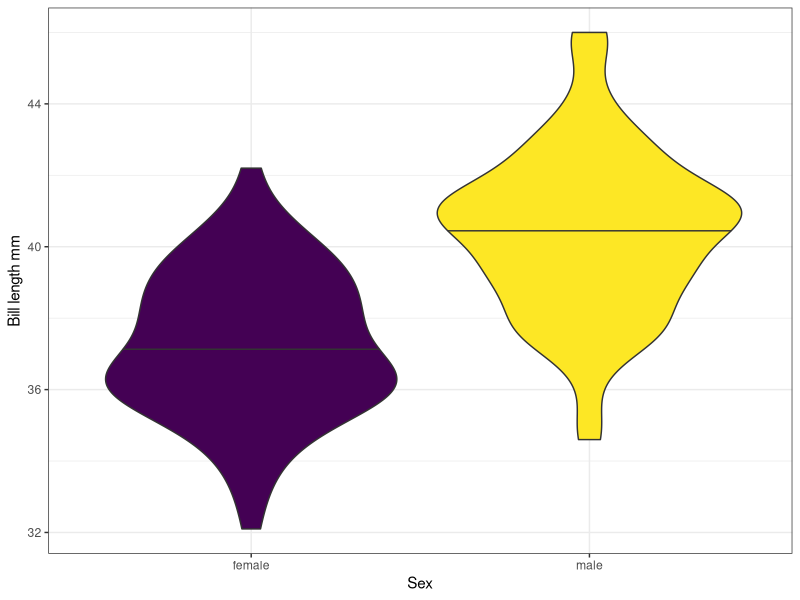
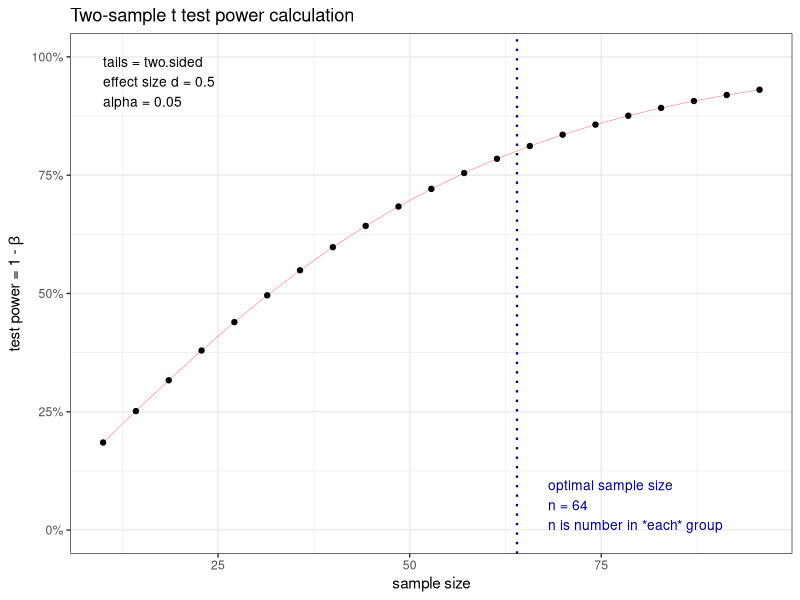

Recreate these plots in R, in order.
## ---- chunk 1
knitr::opts_chunk$set(echo = TRUE)

#activate packages - best done in setup chunk to avoid startup messages being printed
library(tidyverse)
# load data  - or use library(palmerpenguins)
data(penguins, package = "palmerpenguins")

# set default theme
theme_set(theme_bw())
## ---- chunk 2
gentoo <- penguins |> 
  filter(species == "Gentoo")

min(gentoo$bill_length_mm, na.rm= TRUE)
# OR
gentoo |> 
  drop_na(bill_length_mm) |> 
  summarise(
    min_bill_len = min(bill_length_mm),
    max_bill_len = max(bill_length_mm),
    range = max_bill_len - min_bill_len
  )
## ---- chunk 3
penguins |> 
  drop_na(body_mass_g) |>
  group_by(species) |> 
  summarise(
    mean_mass = mean(body_mass_g),
    median_mass = median(body_mass_g)
  )

## ---- chunk 4
penguins |> 
  drop_na(body_mass_g) |>
  group_by(species) |> 
  summarise(
    var_mass = var(body_mass_g),
    sd_mass = sd(body_mass_g)
  )


## ---- chunk 5
penguins |> 
  drop_na(body_mass_g) |>
  group_by(species) |> 
  summarise(
    sd_mass = sd(body_mass_g),
    n = n(),
    se_mass = sd_mass/sqrt(n)
  )


## ---- chunk 6
penguins |> 
  drop_na(body_mass_g) |>
  group_by(species) |> 
  summarise(
    mean_mass = mean(body_mass_g),
    sd_mass = sd(body_mass_g),
    se_mass = sd_mass/sqrt(n()),
    upper_ci = mean_mass + 1.96 * se_mass,
    lower_ci = mean_mass - 1.96 * se_mass
  )


## ---- chunk 7
adelie <- penguins |> 
  filter(species == "Adelie") |> 
  drop_na(sex, bill_length_mm)
## ---- chunk 8

adelie |> 
  ggplot(aes(x = sex, y = bill_length_mm, fill = sex)) +
  geom_violin(draw_quantiles = 0.5, show.legend = FALSE) +
  scale_fill_viridis_d() +
  labs(x = "Sex", y = "Bill length mm")
  
  
## ---- chunk 9
t.test(bill_length_mm ~ sex, data = adelie)
## ---- chunk 10
library(pwr)
#need a t-test power analysis
tomato_power <- pwr.t.test(
  d = 0.5, # difference in mean (0.1)/ sd (0.2)
  sig.level = 0.05, #typical value
  power = 0.8 # typical value
)

tomato_power
plot(tomato_power)
